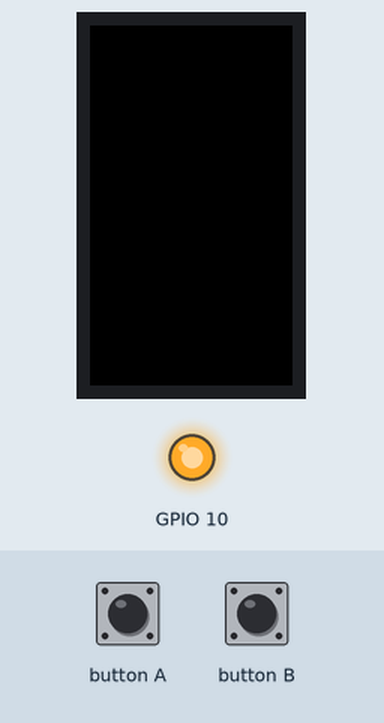
This sketch was run on a simulated ESP32. Shown: 135×240 colour display, output pins drawn as LEDs (lit = HIGH).

Above: at 0.6 s.
At 4.15 s:
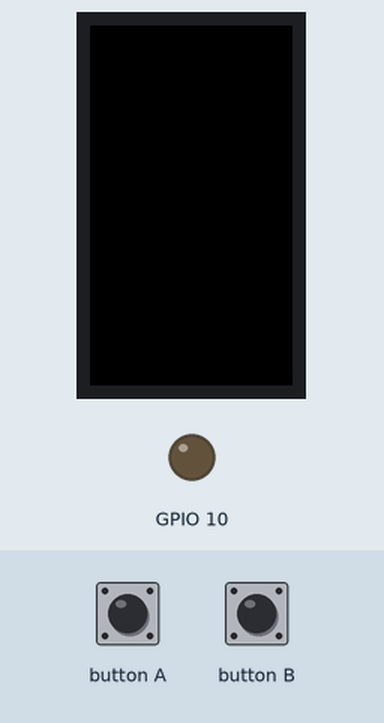
Timing chart, 0 to 4.8 s (numbered marks = the images above):
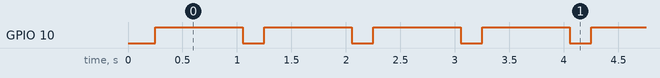

Measured:
- by itself, GPIO 10: moves between LOW and HIGH, repeating every 2.0 s
- by itself, everything shown: repeats every 2.0 s, in 4 steps

The sketch:

deepsleep.ino
```cpp
#include <M5StickCPlus.h>

void setup()
{
  M5.begin();
  pinMode(M5_LED, OUTPUT);
}

void loop()
{
  M5.update();
  digitalWrite(M5_LED, millis() % 1000 <= 200 ? LOW : HIGH);

  if (M5.BtnA.wasPressed())
  {
    M5.Axp.DeepSleep(SLEEP_SEC(5));   // 3.7V, 2.14mA
  }

  delay(100);
}
```
